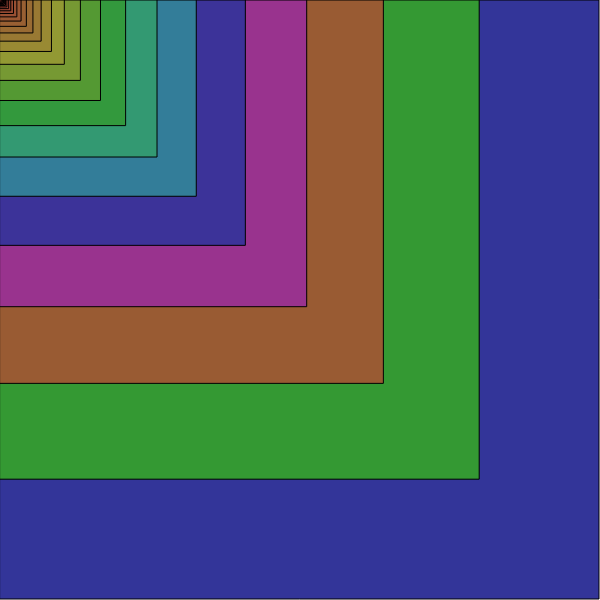
Frame 1 (no input)
Frame 60 (no input): identical to frame 1, image omitted
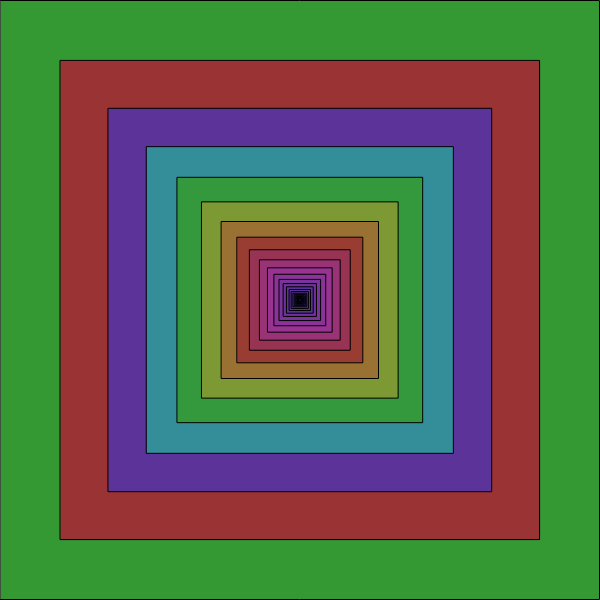
Frame 120 (the mouse pressed at the canvas centre since frame 60)

The p5.js sketch that drew these frames (run headless with seeded random() and noise() and a simulated clock; from frame 60 on, the mouse is pressed at the canvas centre):

// p5.js sketch
// ── sketch.js
let kleur

function setup() {
    createCanvas(600,600)
    rectMode(CENTER)
    colorMode(HSL)  
}

function draw() {
    background(210)
    vierkant(mouseX, mouseY, height - 1)
}

function vierkant(x, y, zijde){
    fill((x+y+zijde) % 360, 50, 40)
    rect(zijde/2+(width-zijde)*(x/width), zijde/2+(height-zijde)*(y/height), zijde, zijde)

    if(zijde < 2){
        return
    } else {
        vierkant(x, y, zijde * 0.8)
    }  
}
